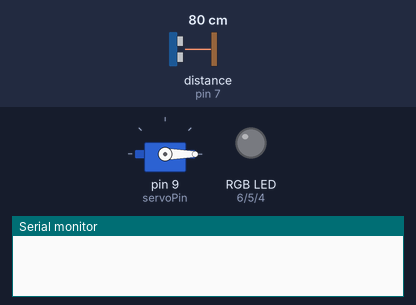
The sketch below on a simulated Arduino Uno, built with avr-gcc and run on an emulated ATmega328P. On the bench: servo, an RGB LED mixed from three pins (HIGH = lit), the last lines printed to the serial monitor. The test bench sets the inputs (shaded band); at power-on: distance to the obstacle (sensor on pin 7) 80 cm. The echo pulse lasts 58.3 µs per cm; dim RGB values are drawn brighter than linear.

Above: at 0.1 s.
At 2.2 s:
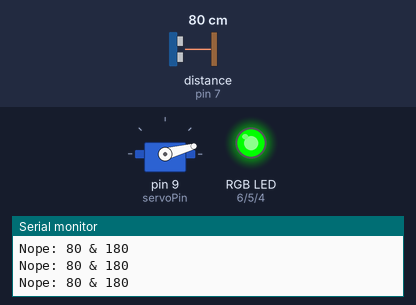
2.3 s: distance to the obstacle (sensor on pin 7) set to 2 cm
5.3 s: distance to the obstacle (sensor on pin 7) set to 120 cm
At 8.9 s:
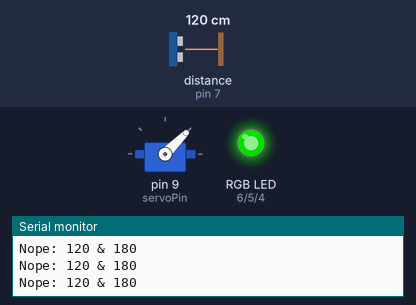
Timing chart, 0 to 25.5 s (numbered marks = the images above; inputs shaded):
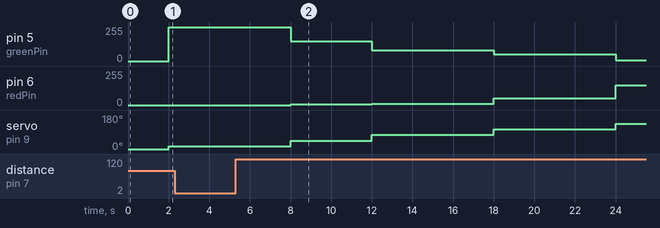

The sketch:

TrialAlgorithm.ino
```cpp
/*
  LED Distance Indicator

  created 24 Oct 2018
  by Omid Ettehadi
*/

// Libraries
#include <Ultrasonic.h>
#include <Servo.h>

// Pins
#define bluePin 4
#define greenPin 5
#define redPin 6
#define usEchoPin 7
#define usTrigPin 8
#define servoPin 9

// Objects
Ultrasonic ultrasonic(usTrigPin, usEchoPin);
Servo myServo;

// Global Variables
int angle;            // Angle for the servo motor
int distance;         // Distance of closest object
int safeDistance;     // Safe distance
int colourR, colourG, colourB;
int state, stateCounter;

// Sampling
unsigned long lastReadSensor;
const int sensorSampleRate = 100;
unsigned long lastReadServo;
const int servoSampleRate = 2000;

void setup() {
  Serial.begin(9600); // open a serial connection to your computer

  // Pin assignment
  pinMode(redPin, OUTPUT);
  pinMode(greenPin, OUTPUT);
  //pinMode(bluePin, OUTPUT);
  myServo.attach(servoPin);
  myServo.write(0);

  // Initialization
  safeDistance = 180;
  state = 0;
  stateCounter = 350;

  delay(1000);
}

void loop() {
  if(millis() - lastReadSensor >= sensorSampleRate){

    distance = ultrasonic.distanceRead();

    // If object is further than safe distance,
    // decrease the safe distance and add to the state counter
    if( distance >= safeDistance ){
      if( safeDistance != 0){
        safeDistance--;
      } else{
        setColor(255,255,255);
      }
      if (stateCounter <= 349){
        stateCounter++;
      }

      Serial.print("All is good: "); Serial.print(distance); Serial.print(" & "); Serial.print(safeDistance); Serial.print("\n"); Serial.print("\n");

    }
    // If object is further than safe distance,
    // decrease the safe distance and subtract from the state counter
    else if ( distance < safeDistance) {
      if( safeDistance <= 179){
        safeDistance++;
      }
      if (stateCounter != 0){
        stateCounter--;
      }

      Serial.print("Nope: "); Serial.print(distance); Serial.print(" & "); Serial.print(safeDistance); Serial.print("\n"); Serial.print("\n");

    } else{
      Serial.print("Error");
    }
    lastReadSensor = millis();
  }

  if(millis() - lastReadServo >= servoSampleRate){
    // Map state counter value to one of the 6 states
    if ( stateCounter >= 300){
      state = 0;
    } else if ( stateCounter >= 250){
      state = 1;
    } else if ( stateCounter >= 200){
      state = 2;
    } else if ( stateCounter >= 150){
      state = 3;
    } else if ( stateCounter >= 100){
      state = 4;
    } else {
      state = 5;
    }

    // define angle and LED colour based on the state
    switch(state){
      // Very very happy
      case 0:
        angle = 15;
        colourR = 0;
        colourG = 255;
        colourB = 0;
        break;
      // Very happy
      case 1:
        angle = 45;
        colourR = 5;
        colourG = 150;
        colourB = 0;
        break;
      // Happy
      case 2:
        angle = 75;
        colourR = 10;
        colourG = 80;
        colourB = 0;
        break;
      // Angry
      case 3:
        angle = 105;
        colourR = 50;
        colourG = 50;
        colourB = 0;
        break;
      // Very Angry
      case 4:
        angle = 135;
        colourR = 150;
        colourG = 5;
        colourB = 0;
        break;
      // Very Angry
      case 5:
        angle = 165;
        colourR = 255;
        colourG = 0;
        colourB = 0;
        break;
    }

    // Set Servo angle
    myServo.write(angle);
    // Set LED colour
    setColor(colourR, colourG, colourB);

    lastReadServo = millis();
  }
}

void setColor(int red, int green, int blue){
  analogWrite(redPin, red);
  analogWrite(greenPin, green);
  analogWrite(bluePin, blue);
}
```
